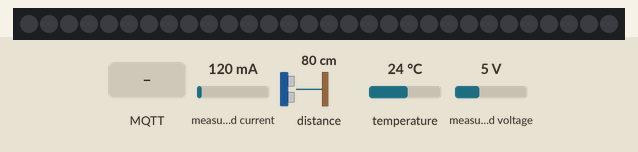
The program below on a simulated ESP32-S3. Shown: 30 RGB LEDs in strip order, left to right. Inputs (shaded band) come from the test bench; at power-on: distance to the obstacle 80 cm, measured current 120 mA, temperature 24 °C, measured voltage 5 V. Dim RGB values are drawn brighter than linear; WiFi joins after 1.5 s; servers stay silent unless stated; no MQTT or app messages arrive unless stated; what the program prints to the serial monitor is not drawn.

Above: at 4.7 s.
4.8 s: distance to the obstacle set to 2 cm
At 6.7 s:
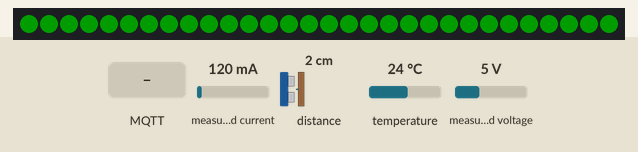
7.6 s: MQTT message "gol" arrives on the first subscribed topic
At 9.3 s:
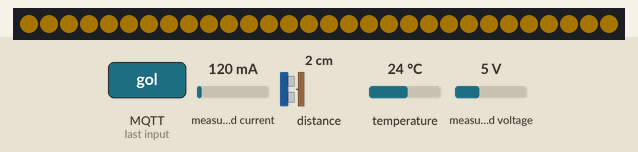
21.6 s: distance to the obstacle set to 9 cm
At 24.9 s:
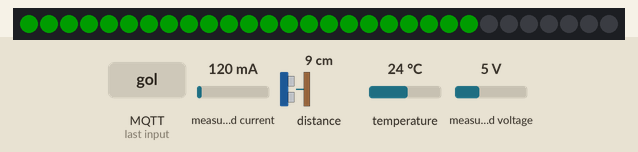
25.6 s: distance to the obstacle set to 18 cm
At 28.9 s:
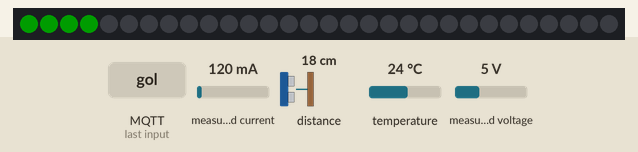
29.2 s: distance to the obstacle set to 4 cm
At 31.6 s:
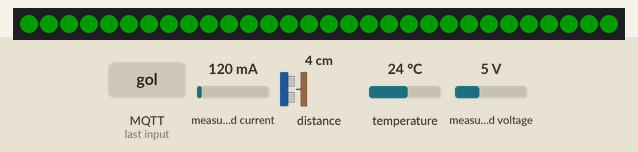
32.8 s: distance to the obstacle set to 35 cm
At 35.6 s:
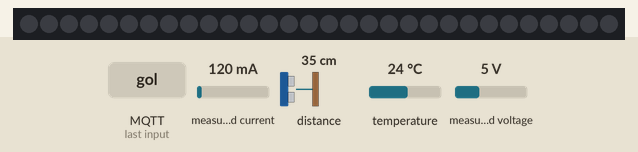
Timing chart, 0 to 37.1 s (numbered marks = the images above; inputs shaded):
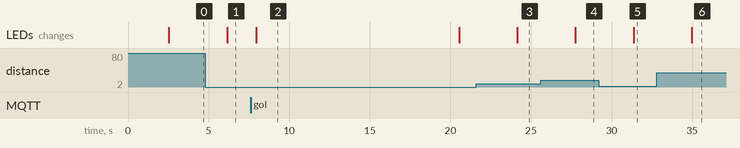

The program:

main.cpp
```cpp
#include <Wire.h>
#include <Adafruit_INA219.h>
#include <Arduino.h>
#include <WiFi.h>
#include <WiFiClientSecure.h>
#include <certificados.h>
#include <MQTT.h>
#include <ArduinoJson.h>
#include <VL53L0X.h>
#include <OneWire.h>
#include <DallasTemperature.h>
#include <Adafruit_NeoPixel.h>

#define ID_COPO 1 //Só trocar aqui pra mudar o copo

VL53L0X tof;
OneWire oneWire(4);
DallasTemperature tempSensor(&oneWire);
Adafruit_NeoPixel leds(30, 18, NEO_GRB + NEO_KHZ800);
Adafruit_INA219 ina219;
WiFiClientSecure conexaoSegura;
unsigned long instanteAnterior = 0;
MQTTClient mqtt(1000);
JsonDocument nivel;
String textoNivel;

unsigned long tLeitura = 0;
unsigned long tMqtt = 0;
unsigned long tAnim = 0;
unsigned long inicioGol = 0;

int distanciaMm = 0;
float quantidadeMl = 0;
float temperaturaC = 0;

bool golAtivo = false;
String timeGol = "";
int frame = 0;

struct TimeInfo {
  const char* nome;
  const char* aliases;
  uint8_t cor[3][3];
};

TimeInfo times[] = {
  {"mexico", "mexico,méxico", {{0,160,70},{255,255,255},{220,0,0}}},
  {"south_africa", "africa do sul,áfrica do sul,south africa", {{0,150,70},{255,220,0},{220,0,0}}},
  {"south_korea", "coreia,south korea,korea", {{255,255,255},{220,0,0},{0,0,220}}},
  {"czechia", "tchequia,czech,czechia", {{255,255,255},{220,0,0},{0,0,220}}},
  {"canada", "canada,canadá", {{255,0,0},{255,255,255},{255,0,0}}},
  {"bosnia", "bosnia,bósnia", {{0,60,255},{255,220,0},{255,255,255}}},
  {"qatar", "qatar,catar", {{120,0,35},{255,255,255},{120,0,35}}},
  {"switzerland", "switzerland,suica,suíça", {{255,0,0},{255,255,255},{255,0,0}}},
  {"brazil", "brasil,brazil", {{0,180,0},{255,220,0},{0,0,255}}},
  {"morocco", "marrocos,morocco", {{220,0,0},{0,160,70},{220,0,0}}},
  {"haiti", "haiti,haití", {{0,0,220},{220,0,0},{255,255,255}}},
  {"scotland", "escocia,escócia,scotland", {{0,80,255},{255,255,255},{0,80,255}}},
  {"usa", "usa,estados unidos,united states", {{220,0,0},{255,255,255},{0,0,220}}},
  {"paraguay", "paraguai,paraguay", {{220,0,0},{255,255,255},{0,0,220}}},
  {"australia", "australia,austrália", {{0,0,220},{255,255,255},{220,0,0}}},
  {"turkey", "turquia,turkey", {{255,0,0},{255,255,255},{255,0,0}}},
  {"germany", "alemanha,germany", {{20,20,20},{220,0,0},{255,200,0}}},
  {"curacao", "curacao,curaçao", {{0,80,255},{255,220,0},{255,255,255}}},
  {"ivory_coast", "costa do marfim,ivory coast", {{255,120,0},{255,255,255},{0,160,70}}},
  {"ecuador", "equador,ecuador", {{255,220,0},{0,0,220},{220,0,0}}},
  {"netherlands", "holanda,netherlands", {{255,90,0},{255,255,255},{0,0,220}}},
  {"japan", "japao,japão,japan", {{255,255,255},{220,0,0},{255,255,255}}},
  {"sweden", "suecia,suécia,sweden", {{0,80,255},{255,220,0},{0,80,255}}},
  {"tunisia", "tunisia,tunísia", {{220,0,0},{255,255,255},{220,0,0}}},
  {"belgium", "belgica,bélgica,belgium", {{20,20,20},{255,220,0},{220,0,0}}},
  {"egypt", "egito,egypt", {{220,0,0},{255,255,255},{20,20,20}}},
  {"iran", "iran,irã", {{0,160,70},{255,255,255},{220,0,0}}},
  {"new_zealand", "nova zelandia,nova zelândia,new zealand", {{0,0,160},{220,0,0},{255,255,255}}},
  {"spain", "espanha,spain", {{220,0,0},{255,220,0},{220,0,0}}},
  {"cape_verde", "cabo verde,cape verde", {{0,0,180},{255,255,255},{220,0,0}}},
  {"saudi_arabia", "arabia saudita,arábia saudita,saudi", {{0,160,70},{255,255,255},{0,160,70}}},
  {"uruguay", "uruguai,uruguay", {{0,100,255},{255,255,255},{255,220,0}}},
  {"france", "franca,frança,france", {{0,0,255},{255,255,255},{255,0,0}}},
  {"senegal", "senegal", {{0,170,70},{255,220,0},{220,0,0}}},
  {"iraq", "iraque,iraq", {{220,0,0},{255,255,255},{20,20,20}}},
  {"norway", "noruega,norway", {{255,0,0},{255,255,255},{0,0,255}}},
  {"argentina", "argentina", {{0,150,255},{255,255,255},{255,220,0}}},
  {"algeria", "argelia,argélia,algeria", {{0,160,70},{255,255,255},{220,0,0}}},
  {"austria", "austria,áustria", {{220,0,0},{255,255,255},{220,0,0}}},
  {"jordan", "jordania,jordânia,jordan", {{220,0,0},{20,20,20},{0,150,70}}},
  {"portugal", "portugal", {{0,160,70},{220,0,0},{255,220,0}}},
  {"dr_congo", "congo,dr congo", {{0,160,255},{255,220,0},{220,0,0}}},
  {"uzbekistan", "uzbequistao,uzbequistão,uzbekistan", {{0,150,255},{255,255,255},{0,170,70}}},
  {"colombia", "colombia,colômbia", {{255,220,0},{0,0,220},{220,0,0}}},
  {"england", "inglaterra,england", {{255,255,255},{220,0,0},{255,255,255}}},
  {"croatia", "croacia,croácia,croatia", {{220,0,0},{255,255,255},{0,0,220}}},
  {"ghana", "ghana,gana", {{220,0,0},{255,220,0},{0,150,70}}},
  {"panama", "panama,panamá", {{255,255,255},{0,0,220},{220,0,0}}}
};


void setLed(int i, uint8_t r, uint8_t g, uint8_t b) {
  leds.setPixelColor(i, leds.Color(r, g, b));
}

void todos(uint8_t r, uint8_t g, uint8_t b) {
  for (int i = 0; i < 30; i++) setLed(i, r, g, b);
  leds.show();
}

void mostrarNivel() {
  int n = map((int)quantidadeMl, 0, 600, 0, 30);

  for (int i = 0; i < 30; i++) {
    if (i < n) setLed(i, 0, 180, 0);
    else setLed(i, 0, 0, 0);
  }

  leds.show();
}

void lerSensores() {
  int leitura = tof.readRangeSingleMillimeters();

  if (!tof.timeoutOccurred() && leitura > 0 && leitura < 1000) {
    distanciaMm = leitura;
    float pct = 100.0 * (200 - distanciaMm) / (200 - 60);
    pct = constrain(pct, 0.0, 100.0);
    quantidadeMl = 600.0 * pct / 100.0;
  } else {
    distanciaMm = leitura;
    quantidadeMl = 0;
  }

  tempSensor.requestTemperatures();
  temperaturaC = tempSensor.getTempCByIndex(0);
}

int acharTime(String msg) {
  for (int i = 0; i < (int)(sizeof(times) / sizeof(times[0])); i++) {
    String lista = times[i].aliases;
    int pos = 0;

    while (pos >= 0) {
      int fim = lista.indexOf(',', pos);
      String alias = fim < 0 ? lista.substring(pos) : lista.substring(pos, fim);

      if (alias.length() > 0 && msg.indexOf(alias) >= 0) return i;

      pos = fim < 0 ? -1 : fim + 1;
    }
  }

  return -1;
}

void animarGol() {
  int idx = acharTime(timeGol);

  if (idx < 0) {
    todos(255, 180, 0);
  } else {
    int deslocamento = frame;

    if (String(times[idx].nome) == "france") deslocamento = frame / 2;

    for (int i = 0; i < 30; i++) {
      int c = (i + deslocamento) % 3;
      setLed(i, times[idx].cor[c][0], times[idx].cor[c][1], times[idx].cor[c][2]);
    }

    leds.show();
  }

  frame++;
}

String mensagemRecebida(String payload) {
  JsonDocument doc;
  DeserializationError erro = deserializeJson(doc, payload);

  if (!erro) {
    String m = doc["mensagem"] | "";
    String t = doc["time"] | "";
    payload = m + " " + t;
  }

  payload.toLowerCase();
  return payload;
}

void receberMqtt(String &topico, String &payload) {
  if (topico == "copoAlertas") {
    String msg = mensagemRecebida(payload);

    if (msg.indexOf("parar") >= 0 || msg.indexOf("stop") >= 0 || msg.indexOf("normal") >= 0) {
      golAtivo = false;
      todos(0, 0, 0);
    } else if (msg.indexOf("gol") >= 0) {
      golAtivo = true;
      timeGol = msg;
      inicioGol = millis();
      frame = 0;
    }
  }
}

void publicarDados() {
  JsonDocument dados;
  dados["id_copo"] = ID_COPO;
  dados["quantidade_ml"] = quantidadeMl;
  dados["temperatura_c"] = temperaturaC;

  String json;
  serializeJson(dados, json);

  String topicoDados = "copo/" + String(ID_COPO) + "/dados"; //Mudei aqui para criar o nome do topico com o número do copo Victor

  mqtt.publish(topicoDados.c_str(), json);
}

void reconectarWiFi()
{
  if (WiFi.status() != WL_CONNECTED)
  {
    WiFi.begin("LabIoT", "4n1m4l5@))!!");
    Serial.print("Conectando ao WiFi...");
    while (WiFi.status() != WL_CONNECTED)
    {
      Serial.print(".");
      delay(1000);
    }
    Serial.print("conectado!\nEndereço IP: ");
    Serial.println(WiFi.localIP());
  }
}


void reconectarMQTT() {


  if (!mqtt.connected()) {
    Serial.print("Conectando MQTT...");
    while(!mqtt.connected()) {
      mqtt.connect("Copo", "aula", "zowmad-tavQez");
      Serial.print(".");
      delay(1000);
    }
    Serial.println(" conectado!");

    mqtt.subscribe("copoAlertas");
  }
}


void setup() {

  Serial.println("========== Leitura da Bateria do copo ==========");


  Serial.begin(115200);
  delay(500);
  reconectarWiFi();
  conexaoSegura.setCACert(certificado1);


  mqtt.begin("mqtt.janks.dev.br", 8883, conexaoSegura);
  mqtt.onMessage(receberMqtt);
  mqtt.setKeepAlive(10);
  mqtt.setWill("tópico da desconexão", "conteúdo");


  // Inicializa os pinos I2C uma única vez para TODO MUNDO
  Wire.begin(8, 9);  // SDA no 8, SCL no 9


  // Inicializa o medidor de corrente (ele busca automaticamente o endereço 0x40)
  if (!ina219.begin()) {

    Serial.println("Failed to find INA219 chip");
  }
  ina219.setCalibration_16V_400mA();


  leds.begin();
  leds.setBrightness(40);
  todos(0, 0, 0);

  tof.setTimeout(500);
  if (tof.init()) {
    Serial.println("VL53L0X (Distância) OK!");
    tof.setSignalRateLimit(0.1);
    tof.setMeasurementTimingBudget(200000);
  } else {
    Serial.println("AVISO: VL53L0X não encontrado. Ignorando config...");
  }

  tempSensor.begin();


  reconectarMQTT();
}


void loop() {


  reconectarWiFi();
  reconectarMQTT();
  mqtt.loop();


  unsigned long instanteAtual = millis();
  if (instanteAtual > instanteAnterior + 10000) { //  A cada 10 segundos

    float corrente_mA = ina219.getCurrent_mA();
    float tensao_V = ina219.getBusVoltage_V();
    float tensao_resistorShunt_mV = ina219.getShuntVoltage_mV();
    float tensao_real = tensao_V + (tensao_resistorShunt_mV / 1000);
    float power_mW = tensao_V * corrente_mA;


    //String T = "Tensão Real = " + String(tensao_real);

    int porcentagem = (tensao_real- 3.0)/(1.2) *100;


    String porcentagem_txt = (String(porcentagem)+"%");


    String T_porcento = "Tensão Real = " + String(porcentagem_txt);


    Serial.println("====================");
    Serial.println(T_porcento);
    Serial.println("====================");


    nivel["id_copo"] = ID_COPO;
    nivel["valor"] = porcentagem;
    serializeJson(nivel, textoNivel);
    //Serial.println(textoNivel);
    mqtt.publish("nivel_bat", textoNivel);
    instanteAnterior = instanteAtual;

    instanteAnterior = instanteAtual;
  }


  if (millis() - tLeitura > 1000) {
    lerSensores();

    Serial.print("Distancia: ");
    Serial.print(distanciaMm);
    Serial.print(" mm | Quantidade: ");
    Serial.print(quantidadeMl);
    Serial.print(" mL | Temperatura: ");
    Serial.println(temperaturaC);

    if (!golAtivo) mostrarNivel();

    tLeitura = millis();
  }

  if (golAtivo && millis() - inicioGol > 10000) golAtivo = false;

  if (golAtivo && millis() - tAnim > 100) {
    animarGol();
    tAnim = millis();
  }

  if (millis() - tMqtt > 5000) {
    publicarDados();
    tMqtt = millis();
  }
}
```

certificados.h
```cpp
// certificado raiz do Go Daddy G2 (válido até final de 2037)
const char certificado_1[] = R"=EOF=(
-----BEGIN CERTIFICATE-----
MIIDxTCCAq2gAwIBAgIBADANBgkqhkiG9w0BAQsFADCBgzELMAkGA1UEBhMCVVMx
EDAOBgNVBAgTB0FyaXpvbmExEzARBgNVBAcTClNjb3R0c2RhbGUxGjAYBgNVBAoT
EUdvRGFkZHkuY29tLCBJbmMuMTEwLwYDVQQDEyhHbyBEYWRkeSBSb290IENlcnRp
ZmljYXRlIEF1dGhvcml0eSAtIEcyMB4XDTA5MDkwMTAwMDAwMFoXDTM3MTIzMTIz
NTk1OVowgYMxCzAJBgNVBAYTAlVTMRAwDgYDVQQIEwdBcml6b25hMRMwEQYDVQQH
EwpTY290dHNkYWxlMRowGAYDVQQKExFHb0RhZGR5LmNvbSwgSW5jLjExMC8GA1UE
AxMoR28gRGFkZHkgUm9vdCBDZXJ0aWZpY2F0ZSBBdXRob3JpdHkgLSBHMjCCASIw
DQYJKoZIhvcNAQEBBQADggEPADCCAQoCggEBAL9xYgjx+lk09xvJGKP3gElY6SKD
E6bFIEMBO4Tx5oVJnyfq9oQbTqC023CYxzIBsQU+B07u9PpPL1kwIuerGVZr4oAH
/PMWdYA5UXvl+TW2dE6pjYIT5LY/qQOD+qK+ihVqf94Lw7YZFAXK6sOoBJQ7Rnwy
DfMAZiLIjWltNowRGLfTshxgtDj6AozO091GB94KPutdfMh8+7ArU6SSYmlRJQVh
GkSBjCypQ5Yj36w6gZoOKcUcqeldHraenjAKOc7xiID7S13MMuyFYkMlNAJWJwGR
tDtwKj9useiciAF9n9T521NtYJ2/LOdYq7hfRvzOxBsDPAnrSTFcaUaz4EcCAwEA
AaNCMEAwDwYDVR0TAQH/BAUwAwEB/zAOBgNVHQ8BAf8EBAMCAQYwHQYDVR0OBBYE
FDqahQcQZyi27/a9BUFuIMGU2g/eMA0GCSqGSIb3DQEBCwUAA4IBAQCZ21151fmX
WWcDYfF+OwYxdS2hII5PZYe096acvNjpL9DbWu7PdIxztDhC2gV7+AJ1uP2lsdeu
9tfeE8tTEH6KRtGX+rcuKxGrkLAngPnon1rpN5+r5N9ss4UXnT3ZJE95kTXWXwTr
gIOrmgIttRD02JDHBHNA7XIloKmf7J6raBKZV8aPEjoJpL1E/QYVN8Gb5DKj7Tjo
2GTzLH4U/ALqn83/B2gX2yKQOC16jdFU8WnjXzPKej17CuPKf1855eJ1usV2GDPO
LPAvTK33sefOT6jEm0pUBsV/fdUID+Ic/n4XuKxe9tQWskMJDE32p2u0mYRlynqI
4uJEvlz36hz1
-----END CERTIFICATE-----
)=EOF=";


const char certificado1[] = R"=EOF=(
-----BEGIN CERTIFICATE-----
MIIFazCCA1OgAwIBAgIRAIIQz7DSQONZRGPgu2OCiwAwDQYJKoZIhvcNAQELBQAw
TzELMAkGA1UEBhMCVVMxKTAnBgNVBAoTIEludGVybmV0IFNlY3VyaXR5IFJlc2Vh
cmNoIEdyb3VwMRUwEwYDVQQDEwxJU1JHIFJvb3QgWDEwHhcNMTUwNjA0MTEwNDM4
WhcNMzUwNjA0MTEwNDM4WjBPMQswCQYDVQQGEwJVUzEpMCcGA1UEChMgSW50ZXJu
ZXQgU2VjdXJpdHkgUmVzZWFyY2ggR3JvdXAxFTATBgNVBAMTDElTUkcgUm9vdCBY
MTCCAiIwDQYJKoZIhvcNAQEBBQADggIPADCCAgoCggIBAK3oJHP0FDfzm54rVygc
h77ct984kIxuPOZXoHj3dcKi/vVqbvYATyjb3miGbESTtrFj/RQSa78f0uoxmyF+
0TM8ukj13Xnfs7j/EvEhmkvBioZxaUpmZmyPfjxwv60pIgbz5MDmgK7iS4+3mX6U
A5/TR5d8mUgjU+g4rk8Kb4Mu0UlXjIB0ttov0DiNewNwIRt18jA8+o+u3dpjq+sW
T8KOEUt+zwvo/7V3LvSye0rgTBIlDHCNAymg4VMk7BPZ7hm/ELNKjD+Jo2FR3qyH
B5T0Y3HsLuJvW5iB4YlcNHlsdu87kGJ55tukmi8mxdAQ4Q7e2RCOFvu396j3x+UC
B5iPNgiV5+I3lg02dZ77DnKxHZu8A/lJBdiB3QW0KtZB6awBdpUKD9jf1b0SHzUv
KBds0pjBqAlkd25HN7rOrFleaJ1/ctaJxQZBKT5ZPt0m9STJEadao0xAH0ahmbWn
OlFuhjuefXKnEgV4We0+UXgVCwOPjdAvBbI+e0ocS3MFEvzG6uBQE3xDk3SzynTn
jh8BCNAw1FtxNrQHusEwMFxIt4I7mKZ9YIqioymCzLq9gwQbooMDQaHWBfEbwrbw
qHyGO0aoSCqI3Haadr8faqU9GY/rOPNk3sgrDQoo//fb4hVC1CLQJ13hef4Y53CI
rU7m2Ys6xt0nUW7/vGT1M0NPAgMBAAGjQjBAMA4GA1UdDwEB/wQEAwIBBjAPBgNV
HRMBAf8EBTADAQH/MB0GA1UdDgQWBBR5tFnme7bl5AFzgAiIyBpY9umbbjANBgkq
hkiG9w0BAQsFAAOCAgEAVR9YqbyyqFDQDLHYGmkgJykIrGF1XIpu+ILlaS/V9lZL
ubhzEFnTIZd+50xx+7LSYK05qAvqFyFWhfFQDlnrzuBZ6brJFe+GnY+EgPbk6ZGQ
3BebYhtF8GaV0nxvwuo77x/Py9auJ/GpsMiu/X1+mvoiBOv/2X/qkSsisRcOj/KK
NFtY2PwByVS5uCbMiogziUwthDyC3+6WVwW6LLv3xLfHTjuCvjHIInNzktHCgKQ5
ORAzI4JMPJ+GslWYHb4phowim57iaztXOoJwTdwJx4nLCgdNbOhdjsnvzqvHu7Ur
TkXWStAmzOVyyghqpZXjFaH3pO3JLF+l+/+sKAIuvtd7u+Nxe5AW0wdeRlN8NwdC
jNPElpzVmbUq4JUagEiuTDkHzsxHpFKVK7q4+63SM1N95R1NbdWhscdCb+ZAJzVc
oyi3B43njTOQ5yOf+1CceWxG1bQVs5ZufpsMljq4Ui0/1lvh+wjChP4kqKOJ2qxq
4RgqsahDYVvTH9w7jXbyLeiNdd8XM2w9U/t7y0Ff/9yi0GE44Za4rF2LN9d11TPA
mRGunUHBcnWEvgJBQl9nJEiU0Zsnvgc/ubhPgXRR4Xq37Z0j4r7g1SgEEzwxA57d
emyPxgcYxn/eR44/KJ4EBs+lVDR3veyJm+kXQ99b21/+jh5Xos1AnX5iItreGCc=
-----END CERTIFICATE-----
)=EOF=";
```

Measured:
- after the input at 4.8 s, the LEDs: change after 1.4 s (image 1)
- after the input at 7.6 s, the LEDs: change after 0.37 s (image 2)
- after the input at 21.6 s, the LEDs: change after 2.6 s (image 3)
- after the input at 25.6 s, the LEDs: change after 2.2 s (image 4)
- after the input at 29.2 s, the LEDs: change after 2.2 s (image 5)
- after the input at 32.8 s, the LEDs: change after 2.2 s (image 6)
- what the display in image 2 shows lasts 12.6 s, from 8.0 s to 20.6 s
